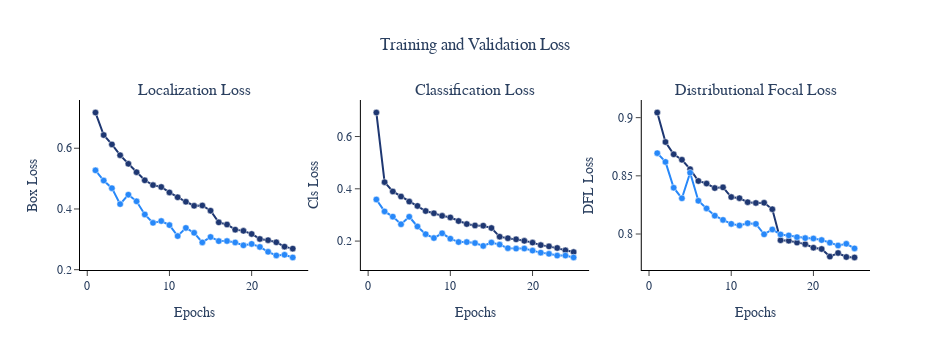

Write notebook code for a chart like this one.
### Code cell
# Training and Validation Loss

# Create Subplot
fig = make_subplots(
        rows=1, cols=3,
        subplot_titles=["Localization Loss", "Classification Loss", "Distributional Focal Loss"], 
)

# Configuration Plot
class PlotCFG:
    marker_size = 6.5
    line_size = 2
    train_color = "#1e3772"
    valid_color = "#2788f9"

loss_list = ["box_loss", "cls_loss", "dfl_loss"]
for i, loss in enumerate(loss_list):
    fig.add_trace(
        go.Scatter(
            x=np.arange(1, training_results.shape[0]+1), y=training_results["train/{}".format(loss)],
            mode="markers+lines",
            marker=dict(
                color=PlotCFG.train_color, size=PlotCFG.marker_size, line=dict(color="White", width=0.5)
            ),
            line=dict(color=PlotCFG.train_color, width=PlotCFG.line_size),
            name="Training"
        ), row=1, col=i+1
    )
    fig.add_trace(
        go.Scatter(
            x=np.arange(1, training_results.shape[0]+1), y=training_results["val/{}".format(loss)],
            mode="markers+lines",
            marker=dict(
                color=PlotCFG.valid_color, size=PlotCFG.marker_size, line=dict(color="White", width=0.5)
            ),
            line=dict(color=PlotCFG.valid_color, width=PlotCFG.line_size),
            name="Validation"
        ), row=1, col=i+1
    )

# Update Axes
ticklabels = ["Box Loss", "Cls Loss", "DFL Loss"]
for i, ticklabel in enumerate(ticklabels):
    fig.update_xaxes(title="Epochs", linecolor="Black", ticks="outside", row=1, col=i+1)
    fig.update_yaxes(title=ticklabel, linecolor="Black", ticks="outside", row=1, col=i+1)

# Update Layout
fig.update_layout(
    title="Training and Validation Loss", title_x=0.5, font_family="Trebuchet MS",
    width=950, height=350,
    showlegend=False,
    plot_bgcolor="White",
    paper_bgcolor="White"
)

# Show
fig.show(iframe_connected=True)

### Figure 1 — Plotly figure (JSON) as saved in the notebook; plotly's stock layout.template omitted (floating-point values rounded to 4 significant figures)
{"data": [{"line": {"color": "#1e3772", "width": 2}, "marker": {"color": "#1e3772", "line": {"color": "White", "width": 0.5}, "size": 6.5}, "mode": "markers+lines", "name": "Training", "type": "scatter", "x": [1, 2, 3, 4, 5, 6, 7, 8, 9, 10, 11, 12, 13, 14, 15, 16, 17, 18, 19, 20, 21, 22, 23, 24, 25], "xaxis": "x", "y": [0.7175, 0.6436, 0.6126, 0.5771, 0.5487, 0.5211, 0.4944, 0.4786, 0.4724, 0.4544, 0.4386, 0.4238, 0.4105, 0.4115, 0.3943, 0.3559, 0.3488, 0.3318, 0.3279, 0.3176, 0.3012, 0.2973, 0.2902, 0.276, 0.2693], "yaxis": "y"}, {"line": {"color": "#2788f9", "width": 2}, "marker": {"color": "#2788f9", "line": {"color": "White", "width": 0.5}, "size": 6.5}, "mode": "markers+lines", "name": "Validation", "type": "scatter", "x": [1, 2, 3, 4, 5, 6, 7, 8, 9, 10, 11, 12, 13, 14, 15, 16, 17, 18, 19, 20, 21, 22, 23, 24, 25], "xaxis": "x", "y": [0.5273, 0.4937, 0.4685, 0.416, 0.4471, 0.4251, 0.3819, 0.3542, 0.3603, 0.3468, 0.3108, 0.3376, 0.3215, 0.29, 0.3077, 0.2941, 0.2944, 0.2897, 0.2802, 0.2849, 0.2749, 0.2588, 0.247, 0.249, 0.2404], "yaxis": "y"}, {"line": {"color": "#1e3772", "width": 2}, "marker": {"color": "#1e3772", "line": {"color": "White", "width": 0.5}, "size": 6.5}, "mode": "markers+lines", "name": "Training", "type": "scatter", "x": [1, 2, 3, 4, 5, 6, 7, 8, 9, 10, 11, 12, 13, 14, 15, 16, 17, 18, 19, 20, 21, 22, 23, 24, 25], "xaxis": "x2", "y": [0.6917, 0.4255, 0.3897, 0.3705, 0.3512, 0.3345, 0.315, 0.3062, 0.2965, 0.2904, 0.2767, 0.2652, 0.2597, 0.2589, 0.2499, 0.2168, 0.2109, 0.2068, 0.2009, 0.1941, 0.1845, 0.1798, 0.1736, 0.1646, 0.158], "yaxis": "y2"}, {"line": {"color": "#2788f9", "width": 2}, "marker": {"color": "#2788f9", "line": {"color": "White", "width": 0.5}, "size": 6.5}, "mode": "markers+lines", "name": "Validation", "type": "scatter", "x": [1, 2, 3, 4, 5, 6, 7, 8, 9, 10, 11, 12, 13, 14, 15, 16, 17, 18, 19, 20, 21, 22, 23, 24, 25], "xaxis": "x2", "y": [0.3591, 0.3135, 0.2935, 0.2644, 0.2931, 0.2557, 0.2265, 0.2117, 0.2298, 0.2092, 0.1963, 0.1961, 0.1925, 0.1815, 0.1944, 0.1865, 0.1729, 0.1712, 0.1714, 0.1635, 0.1558, 0.1512, 0.1445, 0.1445, 0.1374], "yaxis": "y2"}, {"line": {"color": "#1e3772", "width": 2}, "marker": {"color": "#1e3772", "line": {"color": "White", "width": 0.5}, "size": 6.5}, "mode": "markers+lines", "name": "Training", "type": "scatter", "x": [1, 2, 3, 4, 5, 6, 7, 8, 9, 10, 11, 12, 13, 14, 15, 16, 17, 18, 19, 20, 21, 22, 23, 24, 25], "xaxis": "x3", "y": [0.9044, 0.8791, 0.8685, 0.8638, 0.8558, 0.8456, 0.8434, 0.8395, 0.8401, 0.8317, 0.8308, 0.8273, 0.8267, 0.8268, 0.8213, 0.7946, 0.7942, 0.7926, 0.7913, 0.7882, 0.7871, 0.7806, 0.7837, 0.7802, 0.7799], "yaxis": "y3"}, {"line": {"color": "#2788f9", "width": 2}, "marker": {"color": "#2788f9", "line": {"color": "White", "width": 0.5}, "size": 6.5}, "mode": "markers+lines", "name": "Validation", "type": "scatter", "x": [1, 2, 3, 4, 5, 6, 7, 8, 9, 10, 11, 12, 13, 14, 15, 16, 17, 18, 19, 20, 21, 22, 23, 24, 25], "xaxis": "x3", "y": [0.8695, 0.862, 0.8398, 0.8307, 0.8527, 0.8285, 0.822, 0.8157, 0.8121, 0.8087, 0.8074, 0.8093, 0.8087, 0.7997, 0.8039, 0.7996, 0.7988, 0.7973, 0.7965, 0.7961, 0.7948, 0.7926, 0.7901, 0.7916, 0.7876], "yaxis": "y3"}], "layout": {"annotations": [{"font": {"size": 16}, "showarrow": false, "text": "Localization Loss", "x": 0.1444, "xanchor": "center", "xref": "paper", "y": 1, "yanchor": "bottom", "yref": "paper"}, {"font": {"size": 16}, "showarrow": false, "text": "Classification Loss", "x": 0.5, "xanchor": "center", "xref": "paper", "y": 1, "yanchor": "bottom", "yref": "paper"}, {"font": {"size": 16}, "showarrow": false, "text": "Distributional Focal Loss", "x": 0.8556, "xanchor": "center", "xref": "paper", "y": 1, "yanchor": "bottom", "yref": "paper"}], "font": {"family": "Trebuchet MS"}, "height": 350, "paper_bgcolor": "White", "plot_bgcolor": "White", "showlegend": false, "title": {"text": "Training and Validation Loss", "x": 0.5}, "width": 950, "xaxis": {"anchor": "y", "domain": [0, 0.2889], "linecolor": "Black", "ticks": "outside", "title": {"text": "Epochs"}}, "xaxis2": {"anchor": "y2", "domain": [0.3556, 0.6444], "linecolor": "Black", "ticks": "outside", "title": {"text": "Epochs"}}, "xaxis3": {"anchor": "y3", "domain": [0.7111, 1], "linecolor": "Black", "ticks": "outside", "title": {"text": "Epochs"}}, "yaxis": {"anchor": "x", "domain": [0, 1], "linecolor": "Black", "ticks": "outside", "title": {"text": "Box Loss"}}, "yaxis2": {"anchor": "x2", "domain": [0, 1], "linecolor": "Black", "ticks": "outside", "title": {"text": "Cls Loss"}}, "yaxis3": {"anchor": "x3", "domain": [0, 1], "linecolor": "Black", "ticks": "outside", "title": {"text": "DFL Loss"}}}}
